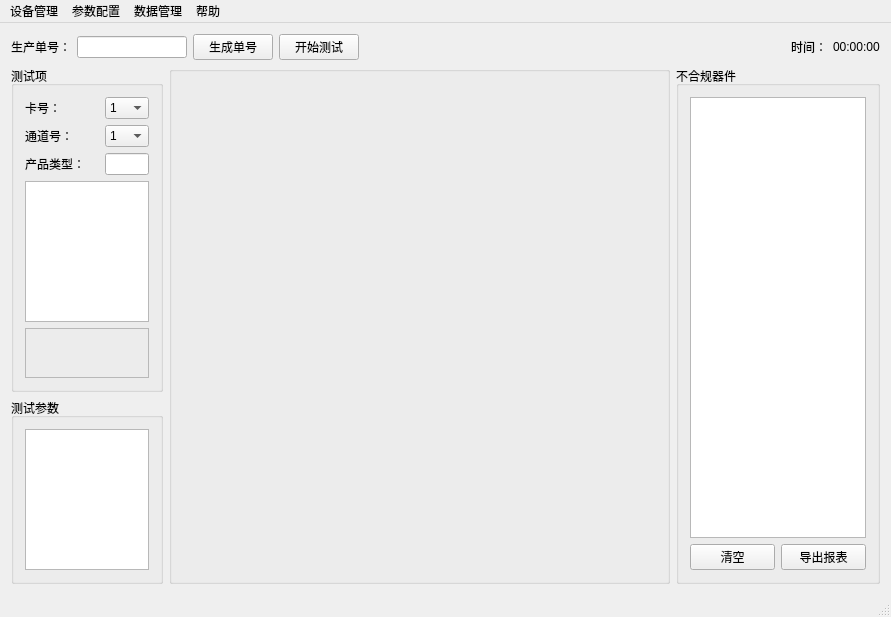
<?xml version="1.0" encoding="UTF-8"?>
<ui version="4.0">
 <class>MainWindow</class>
 <widget class="QMainWindow" name="MainWindow">
  <property name="geometry">
   <rect>
    <x>0</x>
    <y>0</y>
    <width>891</width>
    <height>617</height>
   </rect>
  </property>
  <property name="windowTitle">
   <string>MainWindow</string>
  </property>
  <widget class="QWidget" name="centralWidget">
   <layout class="QGridLayout" name="gridLayout">
    <item row="0" column="0">
     <layout class="QHBoxLayout" name="horizontalLayout">
      <item>
       <widget class="QLabel" name="label">
        <property name="text">
         <string>生产单号：</string>
        </property>
       </widget>
      </item>
      <item>
       <widget class="QLineEdit" name="lineEdit">
        <property name="maximumSize">
         <size>
          <width>110</width>
          <height>16777215</height>
         </size>
        </property>
       </widget>
      </item>
      <item>
       <widget class="QPushButton" name="pushButton">
        <property name="text">
         <string>生成单号</string>
        </property>
       </widget>
      </item>
      <item>
       <widget class="QPushButton" name="pushButton_2">
        <property name="text">
         <string>开始测试</string>
        </property>
       </widget>
      </item>
      <item>
       <spacer name="horizontalSpacer">
        <property name="orientation">
         <enum>Qt::Horizontal</enum>
        </property>
        <property name="sizeHint" stdset="0">
         <size>
          <width>40</width>
          <height>20</height>
         </size>
        </property>
       </spacer>
      </item>
      <item>
       <widget class="QLabel" name="lab_UserName">
        <property name="minimumSize">
         <size>
          <width>150</width>
          <height>0</height>
         </size>
        </property>
        <property name="text">
         <string/>
        </property>
       </widget>
      </item>
      <item>
       <widget class="QLabel" name="label_3">
        <property name="text">
         <string>时间：</string>
        </property>
       </widget>
      </item>
      <item>
       <widget class="QLabel" name="label_2">
        <property name="text">
         <string>00:00:00</string>
        </property>
       </widget>
      </item>
     </layout>
    </item>
    <item row="1" column="0">
     <layout class="QHBoxLayout" name="horizontalLayout_6" stretch="2,8,3">
      <item>
       <layout class="QVBoxLayout" name="verticalLayout_4">
        <item>
         <widget class="QGroupBox" name="groupBox_2">
          <property name="title">
           <string>测试项</string>
          </property>
          <layout class="QVBoxLayout" name="verticalLayout_2">
           <item>
            <layout class="QHBoxLayout" name="horizontalLayout_3">
             <item>
              <widget class="QLabel" name="label_4">
               <property name="minimumSize">
                <size>
                 <width>74</width>
                 <height>0</height>
                </size>
               </property>
               <property name="maximumSize">
                <size>
                 <width>74</width>
                 <height>16777215</height>
                </size>
               </property>
               <property name="text">
                <string>卡号：</string>
               </property>
              </widget>
             </item>
             <item>
              <widget class="QComboBox" name="cb_Card">
               <item>
                <property name="text">
                 <string>1</string>
                </property>
               </item>
               <item>
                <property name="text">
                 <string>2</string>
                </property>
               </item>
               <item>
                <property name="text">
                 <string>3</string>
                </property>
               </item>
               <item>
                <property name="text">
                 <string>4</string>
                </property>
               </item>
               <item>
                <property name="text">
                 <string>5</string>
                </property>
               </item>
               <item>
                <property name="text">
                 <string>6</string>
                </property>
               </item>
               <item>
                <property name="text">
                 <string>7</string>
                </property>
               </item>
               <item>
                <property name="text">
                 <string>8</string>
                </property>
               </item>
               <item>
                <property name="text">
                 <string>9</string>
                </property>
               </item>
               <item>
                <property name="text">
                 <string>10</string>
                </property>
               </item>
              </widget>
             </item>
            </layout>
           </item>
           <item>
            <layout class="QHBoxLayout" name="horizontalLayout_4">
             <item>
              <widget class="QLabel" name="label_5">
               <property name="minimumSize">
                <size>
                 <width>74</width>
                 <height>0</height>
                </size>
               </property>
               <property name="maximumSize">
                <size>
                 <width>74</width>
                 <height>16777215</height>
                </size>
               </property>
               <property name="text">
                <string>通道号：</string>
               </property>
              </widget>
             </item>
             <item>
              <widget class="QComboBox" name="cb_Channel">
               <item>
                <property name="text">
                 <string>1</string>
                </property>
               </item>
               <item>
                <property name="text">
                 <string>2</string>
                </property>
               </item>
               <item>
                <property name="text">
                 <string>3</string>
                </property>
               </item>
               <item>
                <property name="text">
                 <string>4</string>
                </property>
               </item>
              </widget>
             </item>
            </layout>
           </item>
           <item>
            <layout class="QHBoxLayout" name="horizontalLayout_5">
             <item>
              <widget class="QLabel" name="label_6">
               <property name="minimumSize">
                <size>
                 <width>74</width>
                 <height>0</height>
                </size>
               </property>
               <property name="maximumSize">
                <size>
                 <width>74</width>
                 <height>16777215</height>
                </size>
               </property>
               <property name="text">
                <string>产品类型：</string>
               </property>
              </widget>
             </item>
             <item>
              <widget class="QLineEdit" name="led_ProductMode"/>
             </item>
            </layout>
           </item>
           <item>
            <widget class="QTableWidget" name="m_tblTestItemSet">
             <property name="styleSheet">
              <string notr="true">selection-background-color: rgb(255, 255, 255);</string>
             </property>
            </widget>
           </item>
           <item>
            <widget class="QFrame" name="frame">
             <property name="minimumSize">
              <size>
               <width>0</width>
               <height>50</height>
              </size>
             </property>
             <property name="frameShape">
              <enum>QFrame::StyledPanel</enum>
             </property>
             <property name="frameShadow">
              <enum>QFrame::Raised</enum>
             </property>
             <widget class="QLabel" name="label_LoopMes">
              <property name="geometry">
               <rect>
                <x>10</x>
                <y>20</y>
                <width>181</width>
                <height>16</height>
               </rect>
              </property>
              <property name="text">
               <string/>
              </property>
             </widget>
            </widget>
           </item>
          </layout>
         </widget>
        </item>
        <item>
         <widget class="QGroupBox" name="groupBox">
          <property name="title">
           <string>测试参数</string>
          </property>
          <layout class="QVBoxLayout" name="verticalLayout_3">
           <item>
            <widget class="QTableWidget" name="m_tblTestPara"/>
           </item>
          </layout>
         </widget>
        </item>
       </layout>
      </item>
      <item>
       <widget class="QGroupBox" name="m_wgtChannelBg">
        <property name="minimumSize">
         <size>
          <width>0</width>
          <height>0</height>
         </size>
        </property>
        <property name="styleSheet">
         <string notr="true"/>
        </property>
       </widget>
      </item>
      <item>
       <widget class="QGroupBox" name="groupBox_3">
        <property name="title">
         <string>不合规器件</string>
        </property>
        <layout class="QVBoxLayout" name="verticalLayout">
         <item>
          <widget class="QTableWidget" name="table_NGInfo"/>
         </item>
         <item>
          <layout class="QHBoxLayout" name="horizontalLayout_2">
           <item>
            <spacer name="horizontalSpacer_2">
             <property name="orientation">
              <enum>Qt::Horizontal</enum>
             </property>
             <property name="sizeHint" stdset="0">
              <size>
               <width>40</width>
               <height>20</height>
              </size>
             </property>
            </spacer>
           </item>
           <item>
            <widget class="QPushButton" name="pushButton_clearNgInfos">
             <property name="minimumSize">
              <size>
               <width>85</width>
               <height>0</height>
              </size>
             </property>
             <property name="maximumSize">
              <size>
               <width>85</width>
               <height>16777215</height>
              </size>
             </property>
             <property name="text">
              <string>清空</string>
             </property>
            </widget>
           </item>
           <item>
            <widget class="QPushButton" name="btn_Report">
             <property name="minimumSize">
              <size>
               <width>85</width>
               <height>0</height>
              </size>
             </property>
             <property name="maximumSize">
              <size>
               <width>85</width>
               <height>16777215</height>
              </size>
             </property>
             <property name="text">
              <string>导出报表</string>
             </property>
            </widget>
           </item>
           <item>
            <spacer name="horizontalSpacer_3">
             <property name="orientation">
              <enum>Qt::Horizontal</enum>
             </property>
             <property name="sizeHint" stdset="0">
              <size>
               <width>40</width>
               <height>20</height>
              </size>
             </property>
            </spacer>
           </item>
          </layout>
         </item>
        </layout>
       </widget>
      </item>
     </layout>
    </item>
   </layout>
  </widget>
  <widget class="QMenuBar" name="menuBar">
   <property name="geometry">
    <rect>
     <x>0</x>
     <y>0</y>
     <width>891</width>
     <height>23</height>
    </rect>
   </property>
   <widget class="QMenu" name="menu">
    <property name="title">
     <string>设备管理</string>
    </property>
    <addaction name="action_Conn"/>
    <addaction name="action_NetCfg"/>
   </widget>
   <widget class="QMenu" name="menu_2">
    <property name="title">
     <string>参数配置</string>
    </property>
    <addaction name="action_TestCfg"/>
    <addaction name="action_ChanlCfg"/>
    <addaction name="action_UserMg"/>
    <addaction name="action_SwitchUser"/>
   </widget>
   <widget class="QMenu" name="menu_guanl">
    <property name="title">
     <string>数据管理</string>
    </property>
    <addaction name="action_DbConfig"/>
    <addaction name="action_DataView"/>
    <addaction name="action_DataAnalysis"/>
    <addaction name="action_RealTimeData"/>
   </widget>
   <widget class="QMenu" name="menu_3">
    <property name="title">
     <string>帮助</string>
    </property>
    <addaction name="action_5"/>
   </widget>
   <addaction name="menu"/>
   <addaction name="menu_2"/>
   <addaction name="menu_guanl"/>
   <addaction name="menu_3"/>
  </widget>
  <widget class="QStatusBar" name="statusBar"/>
  <action name="action_Conn">
   <property name="text">
    <string>连接设备</string>
   </property>
  </action>
  <action name="action_NetCfg">
   <property name="text">
    <string>网络配置</string>
   </property>
  </action>
  <action name="action_TestCfg">
   <property name="text">
    <string>产品配置</string>
   </property>
  </action>
  <action name="action_ChanlCfg">
   <property name="text">
    <string>通道配置</string>
   </property>
  </action>
  <action name="action_UserMg">
   <property name="text">
    <string>用户管理</string>
   </property>
  </action>
  <action name="action_SwitchUser">
   <property name="text">
    <string>切换用户</string>
   </property>
  </action>
  <action name="action_DbConfig">
   <property name="text">
    <string>数据库配置</string>
   </property>
  </action>
  <action name="action_DataView">
   <property name="text">
    <string>历史数据</string>
   </property>
  </action>
  <action name="action_DataAnalysis">
   <property name="text">
    <string>数据分析</string>
   </property>
  </action>
  <action name="action_RealTimeData">
   <property name="text">
    <string>实时数据</string>
   </property>
  </action>
  <action name="action_5">
   <property name="text">
    <string>关于</string>
   </property>
  </action>
 </widget>
 <layoutdefault spacing="6" margin="11"/>
 <resources/>
 <connections/>
</ui>
